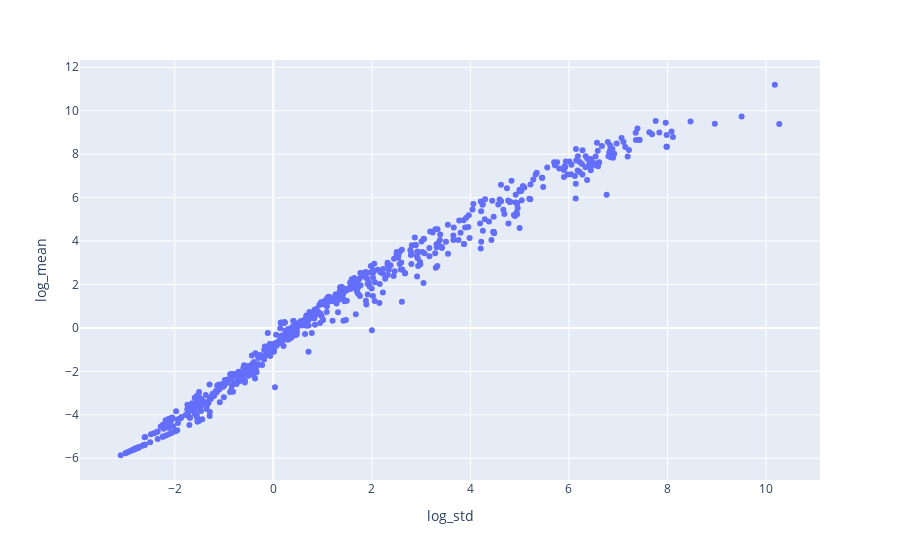

Write notebook code for a chart like this one.
### Code cell
fig = px.scatter(gene_exp_df_metadata, y="log_mean", x="log_std")
fig.show()

### Figure 1 — Plotly figure (JSON) as saved in the notebook; plotly's stock layout.template omitted (floating-point values rounded to 4 significant figures; data arrays with more than 128 entries replaced by an {"elided": "..."} marker saying what was removed)
{"data": [{"hovertemplate": "log_std=%{x}<br>log_mean=%{y}<extra></extra>", "legendgroup": "", "marker": {"color": "#636efa", "symbol": "circle"}, "mode": "markers", "name": "", "orientation": "v", "showlegend": false, "type": "scatter", "x": {"elided": "657 float values"}, "xaxis": "x", "y": {"elided": "657 float values"}, "yaxis": "y"}], "layout": {"autosize": true, "legend": {"tracegroupgap": 0}, "margin": {"t": 60}, "xaxis": {"anchor": "y", "autorange": true, "domain": [0, 1], "range": [-3.955, 11.13], "title": {"text": "log_std"}, "type": "linear"}, "yaxis": {"anchor": "x", "autorange": true, "domain": [0, 1], "range": [-7.184, 12.52], "title": {"text": "log_mean"}, "type": "linear"}}}
